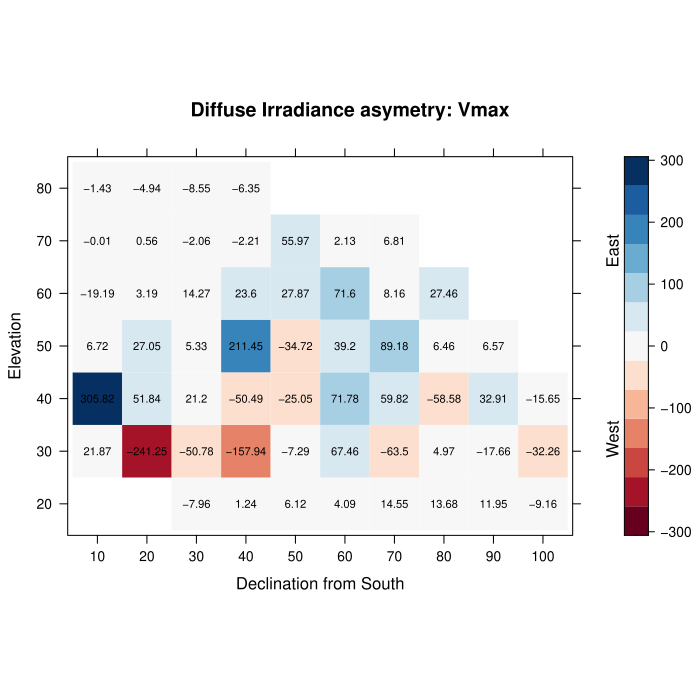

Here is the R script that generated this plot:
#!/usr/bin/env Rscript
#' Copyright (C) 2016 Athanasios Natsis <natsisathanasios@gmail.com>
#'

# https://stackoverflow.com/questions/48921217/r-center-red-to-blue-color-palette-at-0-in-levelplot

####  Clear environment  -------------------------------------------------------
closeAllConnections()
rm(list = (ls()[ls() != ""]))
Sys.setenv(TZ = "UTC")
tic = Sys.time()
Script.Name = funr::sys.script()
if(!interactive())pdf(file=sub("\\.R$",".pdf",Script.Name))
# sink(file=sub("\\.R$",".out",Script.Name,),split=TRUE)

library(data.table)
library(reshape2)
library(lattice)
library(RColorBrewer)

sza_bin  <- 10
azi_bin  <- 10
min_elev <- 15
max_nor  <- 100
since    <- 2016
p_lim    <- 0.05   ## statistical sign
rel_lim  <- 0.3    ## limit percent difference in N

#### LOAD DATA #################################################################

## Using Clear Sky data
filelist <- list.files(path = "/home/athan/DATA/Broad_Band",
                     pattern = "Clear_Sky_20[1-2][0-9]+.Rds",
                     full.names = T)

## Since 2016
data <- data.table()
for (af in filelist) {
    temp <- readRDS(af)
    if (any(year(temp$Date30) >= since)) {
        data <- rbind(data,temp)
    }
}

## Keep only flagged as clear
data <- data[ CSflag == 0 ]
## Declination from North
data[, North := Azimuth - 180 ]

## Exclude extreme angles
data <- data[ Elevat    > min_elev ]
data <- data[ abs(North)< max_nor  ]


## Bin sza and azimuth
data[, SZA_BIN := sza_bin * (SZA     %/% sza_bin) ]
data[, AZI_BIN := sza_bin * (Azimuth %/% azi_bin) ]

## symmetric binning around zero
data[, NOR_BIN := sign(North) * azi_bin * ( abs(North) %/% azi_bin + 1) ]

## Break in direct and global data
datDIF <- data[ QCF_GLB == "good" & !is.na(wattDIF) ]
data   <- datDIF

####  ANALYSIS  ################################################################

# hist(data$wattDIR)
# hist(data$wattHOR)
# hist(data$North)
#
# summary(data$wattDIR)
# summary(data$wattHOR)


pwelch <- function( Ma, Mb, Sa, Sb, Na, Nb ) {
    ## get p value
    abs(
        ## compute t welch value
        ( Ma - Mb ) / ( sqrt(( Sa^2 / Na ) + ( Sb^2 / Nb)) )
    )
}



## represent data by metric

VAR <- c("wattDIF")
data[ , Month := month(Day) ]
sky <- data[, .( Vmax = max(get(VAR),    na.rm = T ),
                 Vmin = min(get(VAR),    na.rm = T ),
                 Vavg = mean(get(VAR),   na.rm = T ),
                 Vmed = median(get(VAR), na.rm = T ),
                 VN   = sum(!is.na(get(VAR))),
                 Vsd  = sd(get(VAR), na.rm = T )   ),
            by = c("NOR_BIN", "SZA_BIN" )]
sky_m <- data[, .( Vmax = max(get(VAR),    na.rm = T ),
                 Vmin = min(get(VAR),    na.rm = T ),
                 Vavg = mean(get(VAR),   na.rm = T ),
                 Vmed = median(get(VAR), na.rm = T ),
                 VN   = sum(!is.na(get(VAR))),
                 Vsd  = sd(get(VAR), na.rm = T )   ),
            by = .(NOR_BIN, SZA_BIN, MONTH = month(Day) )]
sky[, AZI_BIN := NOR_BIN + 180 ]


# plot(sky$NOR_BIN, sky$SZA_BIN, pch=15)
#
# mtx <- acast(sky, NOR_BIN~-SZA_BIN, value.var="Vmax")
# mtx[is.na(mtx)] <- 0




#### whole period create symmetric diffs ####
WE <- data.table( sky[ NOR_BIN > 0 ] )
ES <- data.table( sky[ NOR_BIN < 0 ] )

wecare <- grep("^V", names(sky), value = T)



sky_temp <- unique( sky[, NOR_BIN, SZA_BIN] )
sky_temp <- sky_temp[ NOR_BIN > 0 ]

sky_diff <- data.table()
sky_rati <- data.table()
for (ii in 1:nrow(sky_temp)) {
    li <- sky_temp[ii,]

    tempWE <- WE[ SZA_BIN == li$SZA_BIN & abs(NOR_BIN) == abs(li$NOR_BIN), ..wecare  ]
    tempES <- ES[ SZA_BIN == li$SZA_BIN & abs(NOR_BIN) == abs(li$NOR_BIN), ..wecare  ]

    if (all(dim(tempWE) == c(1,length(wecare))) & all(dim(tempES) == c(1,length(wecare)))) {

        ## valid only for avg
        tw_avg <- pwelch( tempWE$Vavg, tempES$Vavg,
                          tempWE$Vsd,  tempES$Vsd,
                          tempWE$VN,   tempES$VN   )

        ##  two-tailed p-value
        pw_avg  <- 2*pt(q=tw_avg, df= (tempWE$VN + tempES$VN - 2 ), lower.tail=FALSE)
        ## Right-tailed p-value
        pw_avgR <-   pt(q=tw_avg, df= (tempWE$VN + tempES$VN - 2 ), lower.tail=FALSE)
        ## left-tailed p-value
        pw_avgL <-   pt(q=tw_avg, df= (tempWE$VN + tempES$VN - 2 ), lower.tail=TRUE )


        sky_diff <- rbind(sky_diff,
                          cbind(li,
                                tempES - tempWE,
                                tw_avg, pw_avg,
                                relN = (tempES$VN - tempWE$VN ) / tempWE$VN,
                                pw_avgR, pw_avgL) )
        sky_rati <- rbind(sky_rati,
                          cbind(li, tempES / tempWE) )
    }
}

####  monthly create symmetric diffs  ####
WE <- data.table( sky_m[ NOR_BIN > 0 ] )
ES <- data.table( sky_m[ NOR_BIN < 0 ] )

sky_temp   <- unique( sky_m[, .(NOR_BIN, SZA_BIN) ] )
sky_temp   <- sky_temp[ NOR_BIN > 0 ]
sky_diff_m <- data.table()

for (im in 1:12) {
    for (ii in 1:nrow(sky_temp)) {
        li <- sky_temp[ii,]

        tempWE <- WE[ SZA_BIN == li$SZA_BIN & abs(NOR_BIN) == abs(li$NOR_BIN) & MONTH == im , ..wecare  ]
        tempES <- ES[ SZA_BIN == li$SZA_BIN & abs(NOR_BIN) == abs(li$NOR_BIN) & MONTH == im, ..wecare  ]


        if (all(dim(tempWE) == c(1,length(wecare))) & all(dim(tempES) == c(1,length(wecare)))) {

            sky_diff_m <- rbind(sky_diff_m,
                                cbind(li,
                                      MONTH = im,
                                      tempES - tempWE,
                                      tw_avg, pw_avg,
                                      relN = (tempES$VN - tempWE$VN ) / tempWE$VN,
                                      pw_avgR, pw_avgL) )
        }
    }
}


## add all the missing pixels
all_pixels <- expand.grid(
    NOR_BIN = seq(range(sky_diff$NOR_BIN)[1], range(sky_diff$NOR_BIN)[2], azi_bin ),
    SZA_BIN = seq(range(sky_diff$SZA_BIN)[1], range(sky_diff$SZA_BIN)[2], sza_bin )
)
sky_diff <- merge(sky_diff, all_pixels, all = T)

all_pixels <- expand.grid(
    NOR_BIN = seq(range(sky_diff$NOR_BIN)[1], range(sky_diff$NOR_BIN)[2], azi_bin ),
    SZA_BIN = seq(range(sky_diff$SZA_BIN)[1], range(sky_diff$SZA_BIN)[2], sza_bin ),
    MONTH   = 1:12
)
sky_diff_m <- merge(sky_diff_m, all_pixels, all = T)



## select colors
breaks <- 13
Ocols   <- colorRampPalette(brewer.pal(breaks, "RdBu"))(breaks)



## plot all variables
for (av in c(wecare, "relN")) {
    mtx <- acast(sky_diff, NOR_BIN~90-SZA_BIN, value.var = av )
    ## symmetric scale
    max_abs <- max(abs(mtx), na.rm = T)
    brk     <- do.breaks(c(-max_abs, max_abs), breaks)
    print(
        levelplot(mtx,
                  ylab = "Elevation",
                  xlab = "Declination from South",
                  ylab.right = "West                                 East",
                  main = paste("Diffuse Irradiance asymetry:", av),
                  col.regions = Ocols,
                  at = brk,
                  panel=function(...) {
                      arg <- list(...)
                      panel.levelplot(...)
                      panel.text(arg$x,
                                 arg$y,
                                 ifelse(!is.na(arg$z),round(arg$z,2),""),
                                 cex=0.7)
                  },
                  colorkey = list(col = Ocols,
                                  at = brk),
                  par.settings = list(
                      layout.widths = list(
                          axis.key.padding = 0.5,
                          ylab.right = 2))
                   )
    )

#     ## asymmetric scale
#     max_abs <- max(abs(mtx), na.rm = T)
#     brk     <- do.breaks(c(-max_abs, max_abs), breaks)
#     first_true <- which.max(brk > min(mtx,na.rm = T))
#     brk  <- brk[(first_true -1):length(brk)]
#     cols <- Ocols[(first_true -1):length(Ocols)]
#     print(
#     levelplot(mtx,
#               col.regions = cols,
#               at = brk,
#               colorkey = list(col = cols,
#                               at = brk),
#               main = av
#     )
# )
    ## For testing
    # print( levelplot(mtx, main=av) )
}


#### Plot meta stats ####

# dcare <- c("tw_avg", "pw_avg", "pw_avgR", "pw_avgL" )
dcare <- c( "pw_avg" )
for (av in dcare) {
    mtx <- acast(sky_diff, NOR_BIN~90-SZA_BIN, value.var = av )

    ## symmetric scale
    max_abs <- max(abs(mtx), na.rm = T)
    brk     <- do.breaks(c(0, max_abs), breaks)
    print(
        levelplot(mtx,
                  ylab = "Elevation",
                  xlab = "Declination from South",
                  ylab.right = "More Sig.                        Less Sig.",
                  main = paste("Diffuse Irradiance asymetry:", av),
                  # col.regions = Ocols,
                  at = brk,
                  panel=function(...) {
                      arg <- list(...)
                      panel.levelplot(...)
                      panel.text(arg$x,
                                 arg$y,
                                 ifelse(!is.na(arg$z),round(arg$z,3),""),
                                 cex=0.7)
                  },
                  # colorkey = list(col = Ocols,
                  #                 at = brk),
                  par.settings = list(
                      layout.widths = list(
                          axis.key.padding = 0.5,
                          ylab.right = 2))
        )
    )
}


####  Selective plot  ####

## exclude values using p value and data available
av  <- "Vavg"
mtx <- acast(sky_diff, NOR_BIN~90-SZA_BIN, value.var =  av )
mtp <- acast(sky_diff, NOR_BIN~90-SZA_BIN, value.var = "pw_avg" )
mtr <- acast(sky_diff, NOR_BIN~90-SZA_BIN, value.var = "relN" )
mtx[ mtp > p_lim ] <- NA
mtx[ abs(mtr) > rel_lim ] <- NA

## symmetric scale
max_abs <- max(abs(mtx), na.rm = T)
brk     <- do.breaks(c(-max_abs, max_abs), breaks)
print(
    levelplot(mtx,
              ylab = "Elevation",
              xlab = "Declination from South",
              ylab.right = "West                                 East",
              main = paste("Diffuse Irradiance asymetry:", av, "p <", p_lim, "relN <", rel_lim ),
              col.regions = Ocols,
              at = brk,
              panel=function(...) {
                  arg <- list(...)
                  panel.levelplot(...)
                  panel.text(arg$x,
                             arg$y,
                             ifelse(!is.na(arg$z),round(arg$z,2),""),
                             cex=0.7)
              },
              colorkey = list(col = Ocols,
                              at = brk),
              par.settings = list(
                  layout.widths = list(
                      axis.key.padding = 0.5,
                      ylab.right = 2))
    )
)






#### plot monthly mean difference
av  <- "Vavg"

## same scale
max_abs <- max(abs(sky_diff_m[[av]]),na.rm = T)
print(paste("Max scale:", max_abs))
# 120
max_abs <- 120
brk     <- do.breaks(c(-max_abs, max_abs), breaks)
for (im in 1:12) {
    temp <- sky_diff_m[MONTH == im]

    mtx <- acast(temp, NOR_BIN~90-SZA_BIN, value.var = av )
    ## symmetric scale
    # max_abs <- max(abs(mtx), na.rm = T)
    # brk     <- do.breaks(c(-max_abs, max_abs), breaks)
    print(
        levelplot(mtx,
                  ylab = "Elevation",
                  xlab = "Declination from South",
                  ylab.right = "West                                 East",
                  main = paste("Diffuse Irradiance asymetry:", av, "Month:",im),
                  col.regions = Ocols,
                  at = brk,
                  panel=function(...) {
                      arg <- list(...)
                      panel.levelplot(...)
                      panel.text(arg$x,
                                 arg$y,
                                 ifelse(!is.na(arg$z),round(arg$z,2),""),
                                 cex=0.7)
                  },
                  colorkey = list(col = Ocols,
                                  at = brk),
                  par.settings = list(
                      layout.widths = list(
                          axis.key.padding = 0.5,
                          ylab.right = 2))
        )
    )
}




# ## plot stats on rations
# for (av in wecare) {
#
#     mtx <- acast(sky_rati, NOR_BIN~90-SZA_BIN, value.var = av )
#
#     ## symmetric scale
#     max_abs <- max(abs(1-mtx), na.rm = T)
#     brk     <- do.breaks(c(1-max_abs, 1+max_abs), breaks)
#     print(
#         levelplot(mtx,
#                   ylab = "Elevation",
#                   xlab = "Declination from South",
#                   ylab.right = "West                                 East",
#                   main = paste("Difuse Irradiance Ratio:", av),
#                   col.regions = Ocols,
#                   at = brk,
#                   panel=function(...) {
#                       arg <- list(...)
#                       panel.levelplot(...)
#                       panel.text(arg$x,
#                                  arg$y,
#                                  ifelse(!is.na(arg$z),round(arg$z,2),""),
#                                  cex=0.7)
#                   },
#                   colorkey = list(col = Ocols,
#                                   at = brk),
#                   par.settings = list(
#                       layout.widths = list(
#                           axis.key.padding = 0.5,
#                           ylab.right = 2))
#                    )
#     )

    #     ## asymmetric scale
    #     max_abs <- max(abs(mtx), na.rm = T)
    #     brk     <- do.breaks(c(-max_abs, max_abs), breaks)
    #     first_true <- which.max(brk > min(mtx,na.rm = T))
    #     brk  <- brk[(first_true -1):length(brk)]
    #     cols <- Ocols[(first_true -1):length(Ocols)]
    #
    #     print(
    #     levelplot(mtx,
    #               col.regions = cols,
    #               at = brk,
    #               colorkey = list(col = cols,
    #                               at = brk),
    #               main = av
    #     )
    # )

    ## For testing
    # print( levelplot(mtx, main=av) )

# }




##
# http://www.sthda.com/english/wiki/unpaired-two-samples-t-test-in-r





# R function to compute unpaired two-samples t-test
# t.test(x, y, alternative = "two.sided", var.equal = FALSE)
# R function to compute paired two-samples t-test
# t.test(x, y, paired = TRUE, alternative = "two.sided")

## stats and asymmetry by month


## stats and asymmetry by bin of dates








tac = Sys.time();
cat(paste("\n  --  ",  Script.Name, " DONE  --  \n\n"))
cat(sprintf("%s %-10s %-10s %-20s  %f mins\n\n",Sys.time(),Sys.info()["nodename"],Sys.info()["login"],Script.Name,difftime(tac,tic,units="mins")))



#'
#' | CS Flag | Test |
#' |:-------:|:--------------------------------------------------------------|
#' |   NA    | Undefined, untested                                           |
#' |    0    | Passed as clear sky                                           |
#' |    1    | Mean value of irradiance during the time period (MeanVIP)     |
#' |    2    | Max Value of Irradiance during the time Period (MaxVIP)       |
#' |    3    | Variability in irradiance by the length (VIL)                 |
#' |    4    | Variance of Changes in the Time series (VCT)                  |
#' |    5    | Variability in the Shape of the irradiance Measurements (VSM) |
#' |    6    | Low Direct Irradiance limit (LDI)                             |
#' |    7    | Low Global Irradiance limit (LGI)                             |
#' |    8    | Too Few CS point for the day (FCS)                            |
#' |    9    | Too Few data points for the day                               |
#' |   10    | Missing Data                                                  |
#'
